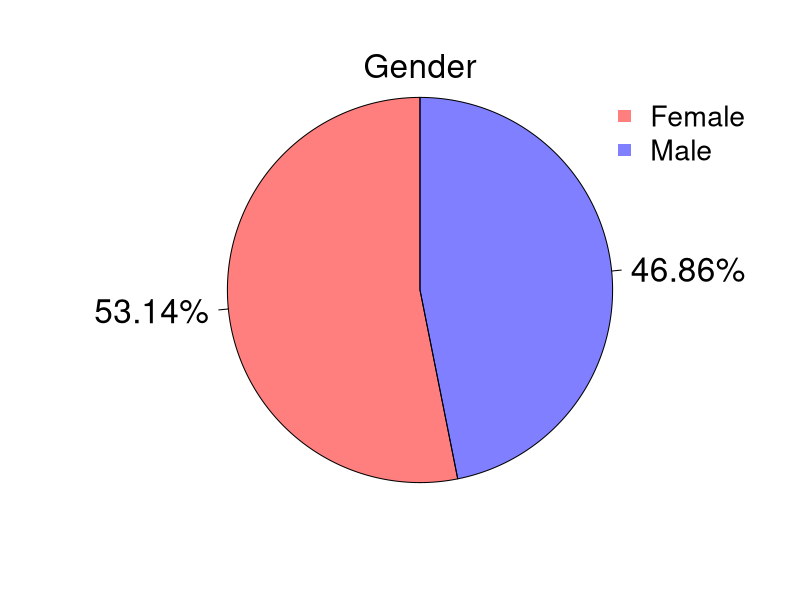
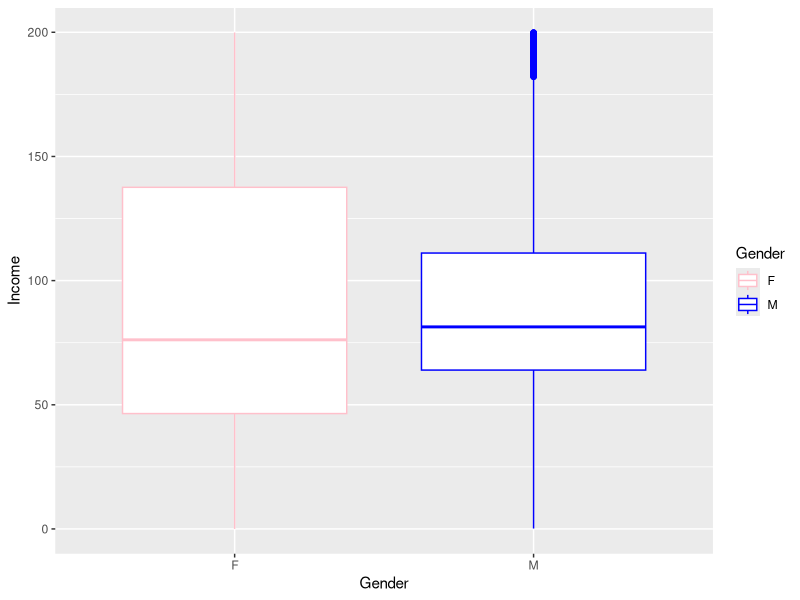
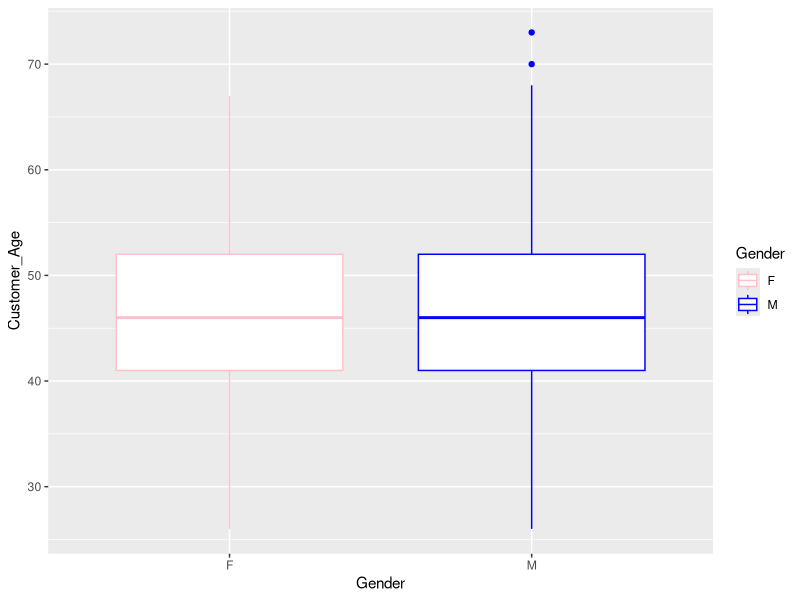
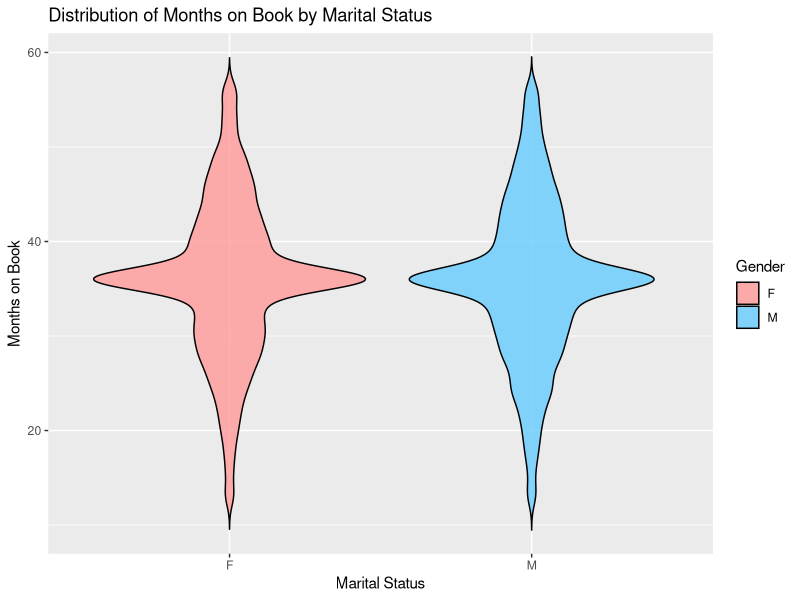
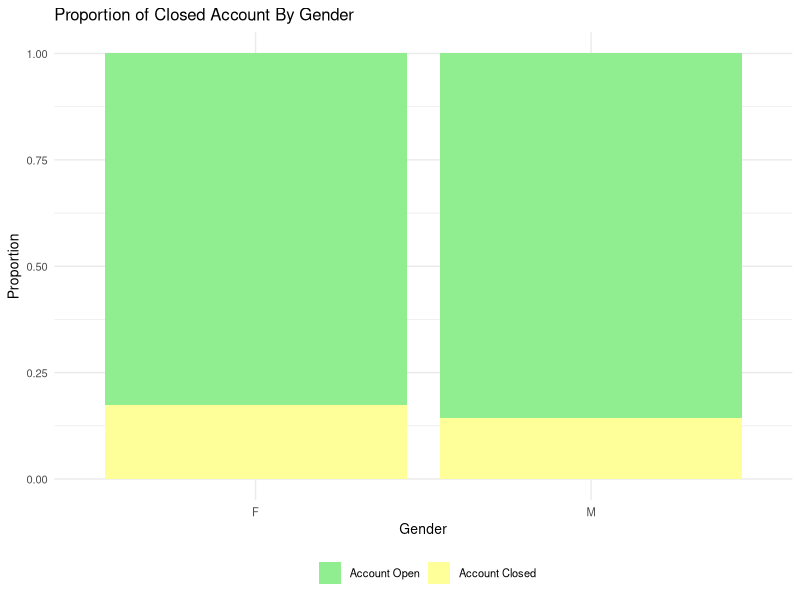
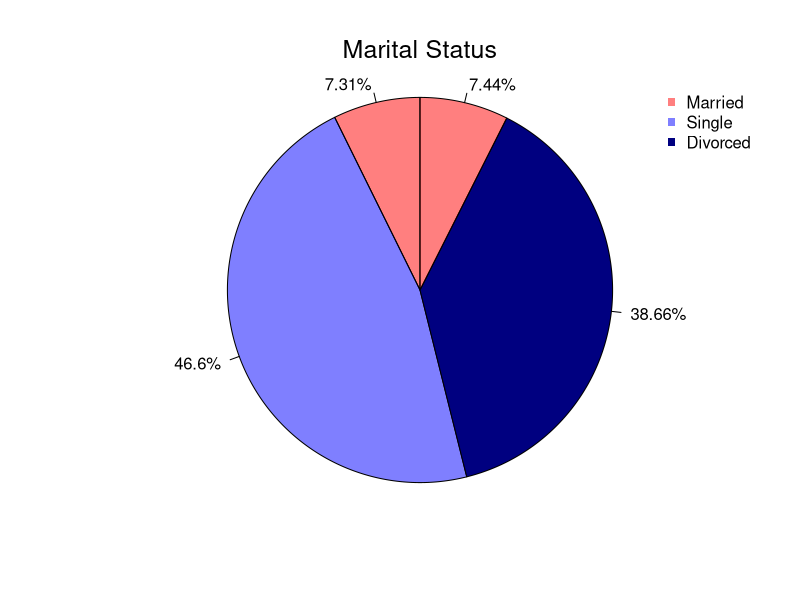
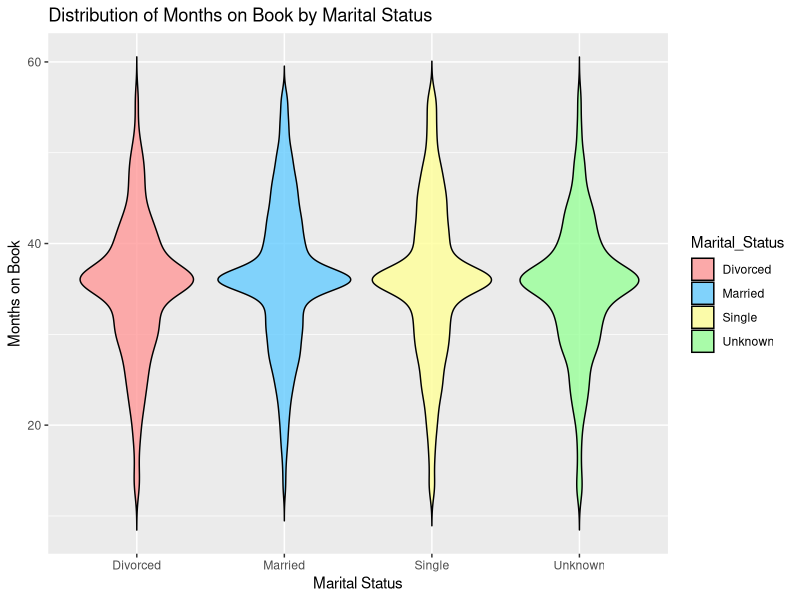
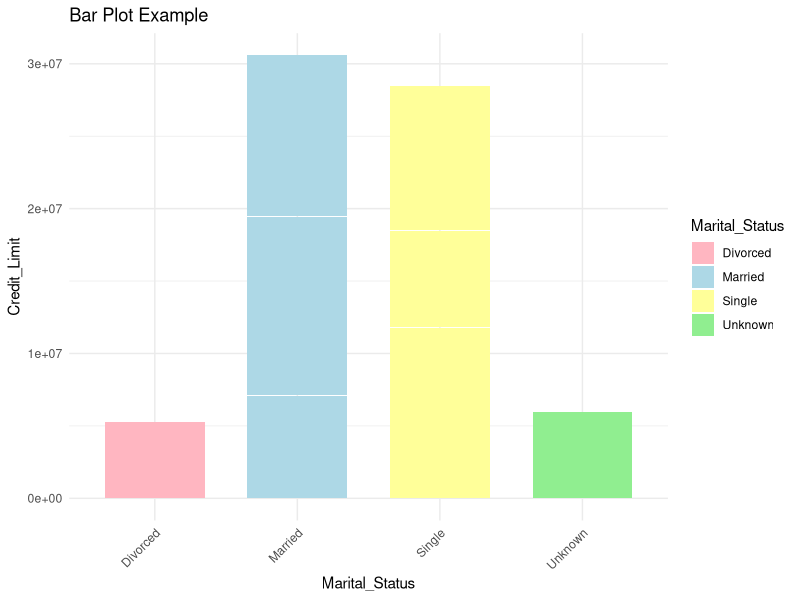

R code for these plots, in order:
## ---- chunk 1
library(ggplot2)
library(corrplot)
library(class)

## ---- chunk 2
Data = read.csv2("./Dataset/bank_accounts_train.csv", 
                 header = T, 
                 sep = ",", 
                 colClasses = "character")

## ---- chunk 3

Data$CLIENTNUM = NULL 
str(Data)

## ---- chunk 4
variables = colnames(Data) # With this line we have a vector of our variables
categorical_variables <- c("Gender", "Education_Level", "Marital_Status", "Card_Category") # We select our categorical variables (only 4 of them)
target_variable = "Closed_Account"
numerical_variables <- setdiff(variables, c(categorical_variables, target_variable)) 
for (var in numerical_variables) {
  Data[[var]] = as.numeric(Data[[var]])
}

for (var in categorical_variables) {
  Data[[var]] = as.factor(Data[[var]])
}

Data$Closed_Account = as.factor(Data$Closed_Account)

str(Data)
Data_n = Data[numerical_variables]
## ---- chunk 5
x = table(Data$Gender)
r = round(x/nrow(Data)*100, 2)
s = paste( r, "%", sep = "")
{pie(x = table(Data$Gender), 
     labels = s,
     edges = 10000, 
     radius = 1,
     init.angle = 90, 
     col = c(rgb(1,0,0, .5),
             rgb(0,0,1,0.5)),
     cex = 2)
  mtext("Gender", side = 3, cex = 2)
  legend("topright", 
         pch = 15, 
         col = c(rgb(1,0,0, .5),
                 rgb(0,0,1,0.5)),
         c("Female", "Male"), cex = 1.7,
         bty = "n")}

#For Gender we analyze some relations 

##Gender-Income
ggplot(Data, aes(x = Gender, y = Income, color = Gender)) +
  geom_boxplot() +
  xlab("Gender") +
  ylab("Income") +
  scale_color_manual(values = c("F" = "pink", "M" = "blue"))

##Gender-Customer_Age
ggplot(Data, aes(x = Gender, y = Customer_Age, color = Gender)) +
  geom_boxplot() +
  xlab("Gender") +
  ylab("Customer_Age") +
  scale_color_manual(values = c("F" = "pink", "M" = "blue"))

##Gender-Months_On_Book
ggplot(Data, aes(x = Gender, y = Months_on_book, fill = Gender)) +
  geom_violin(trim = FALSE, color = "black", alpha = 0.8) +  # Add black outline and reduce transparency
  scale_fill_manual(values = c("#FF9999", "#66CCFF", "#FFFF99", "#99FF99")) +  # Custom fill colors
  labs(
    title = "Distribution of Months on Book by Marital Status",
    x = "Marital Status",
    y = "Months on Book"
  )

##Gender-Closed_Account
#Let's adjust the dimensions of the legend
smaller_text_theme <- theme_minimal() +
  theme(legend.position = "bottom",
        legend.text = element_text(size = 8),
        axis.text = element_text(size = 8),
        axis.title = element_text(size = 10),
        plot.title = element_text(size = 12),
        strip.text.x = element_text(size = 10))

ggplot(Data, aes(x = Gender, fill = as.factor(Closed_Account))) +
  geom_bar(position = "fill") +
  scale_fill_manual(values = c("0" = "lightgreen", "1" = "#FFFF99"), labels = c("Account Open", "Account Closed"), name = "") +
  labs(title = "Proportion of Closed Account By Gender", x = "Gender", y = "Proportion") +
  smaller_text_theme
## ---- chunk 6
#MARITAL STATUS
x <- table(addNA(Data$Marital_Status))
r = round(x/nrow(Data)*100, 2)
s = paste( r, "%", sep = "")
{pie(x = table(Data$Marital_Status), 
     labels = s,
     edges = 10000, 
     radius = 1,
     init.angle = 90, 
     col = c(rgb(1,0,0,0.5),
             rgb(0,0,1,0.5),
             rgb(0,0,0.5,1)
     ),
     cex = 1)
  mtext("Marital Status", side = 3, cex = 1.5, line = 1)
  legend("topright", 
         pch = 15, 
         col = c(rgb(1,0,0, .5),
                 rgb(0,0,1,0.5),
                 rgb(0,0, .5,1)
         ),
         c("Married", "Single", "Divorced"), cex = 1,
         bty = "n")}

#For Marital_Status we analyze some relations with numerical variables

##Marital_Status-Months_On_Book
ggplot(Data, aes(x = Marital_Status, y = Months_on_book, fill = Marital_Status)) +
  geom_violin(trim = FALSE, color = "black", alpha = 0.8) +  # Add black outline and reduce transparency
  scale_fill_manual(values = c("#FF9999", "#66CCFF", "#FFFF99", "#99FF99")) +  # Custom fill colors
  labs(
    title = "Distribution of Months on Book by Marital Status",
    x = "Marital Status",
    y = "Months on Book"
  )

##Marital_Status-Credit_Limit
ggplot(Data, aes(x = Marital_Status, y = Credit_Limit, fill = Marital_Status)) +
  geom_bar(stat = "identity", width = 0.7) +  # Set width of the bars
  labs(
    title = "Bar Plot Example",  # Title of the plot
    x = "Marital_Status",  # Label for the x-axis
    y = "Credit_Limit"  # Label for the y-axis
  ) +
  theme_minimal() +  # Use minimal theme
  theme(
    axis.text.x = element_text(angle = 45, hjust = 1)  # Rotate x-axis labels for better readability
  ) +
  scale_fill_manual(values = c("lightpink", "lightblue", "#FFFF99", "lightgreen"))  # Custom fill colors

##Marital_Status-Closed_Account

ggplot(Data, aes(x = Marital_Status, fill = as.factor(Closed_Account))) +
  geom_bar(position = "fill") +
  scale_fill_manual(values = c("0" = "lightgreen", "1" = "#FFFF99"), labels = c("Account Open", "Account Closed"), name = "") +
  labs(title = "Proportion of Closed Accounts by Marital_Status", x = "Income Bin", y = "Proportion") +
  smaller_text_theme
## ---- chunk 7
#EDUCATION LEVEL
education_table <- table(Data$Education_Level)
r <- round(education_table / nrow(Data) * 100, 2)
s <- paste(r, "%", sep = "")

pie(x = education_table, 
    labels = s,
    edges = 10000, 
    radius = 1,
    init.angle = 90, 
    col = c(rgb(1,0,0,0.5),
            rgb(0,0,1,0.5),
            rgb(0,0,0.5,1),
            rgb(0.5,0.5,0,1),
            rgb(0.3,0,0.5,0.8),
            rgb(1,0.8,0,0.5)),
    cex = 1)
mtext("Education Level", side = 3, cex = 1.5, line = 1) # side=3 is the top
legend("topleft", 
       pch = 15, 
       col = c(rgb(1,0,0,0.5),
               rgb(0,0,1,0.5),
               rgb(0,0,0.5,1),
               rgb(0.5,0.5,0,1),
               rgb(0.3,0,0.5,0.8),
               rgb(1,0.8,0,0.5)),
       legend = levels(Data$Education_Level), cex = 1,
       bty = "n")

#For Education_Level we analyze some relations with numerical variables

##Education_Level-Credit_Limit
ggplot(Data, aes(x = Education_Level, y = Credit_Limit, fill = Education_Level)) +
  geom_bar(stat = "identity", width = 0.7) +  # Set width of the bars
  labs(
    title = "Credit Limit for each Educational Level",  # Title of the plot
    x = "Education_Level",  # Label for the x-axis
    y = "Credit_Limit"  # Label for the y-axis
  ) +
  theme_minimal() +  # Use minimal theme
  theme(
    axis.text.x = element_text(angle = 45, hjust = 1)  # Rotate x-axis labels for better readability
  ) +
  scale_fill_manual(values = c("lightpink", "lightblue", "#FFFF99", "lightgreen", "brown", "violet", "blue"))

##Education_Level-Closed_Account

ggplot(Data, aes(x = Education_Level, fill = as.factor(Closed_Account))) +
  geom_bar(position = "fill") +
  scale_fill_manual(values = c("0" = "lightgreen", "1" = "#FFFF99"), labels = c("Account Open", "Account Closed"), name = "") +
  labs(title = "Proportion of Closed Accounts by Education_Level", x = "Education_Level", y = "Proportion") +
  smaller_text_theme
## ---- chunk 8

# Card Category
card_table <- table(Data$Card_Category)
r <- round(card_table / nrow(Data) * 100, 2)
s <- paste(r, "%", sep = "")
s2 <- paste(levels(Data$Card_Category), s)

pie(x = card_table, 
    edges = 10000, 
    radius = 1,
    init.angle = 90, 
    col = c(rgb(1,0,0,0.5),
            rgb(0,0,1,0.5),
            rgb(0,0,0.5,1),
            rgb(0.5,0.5,0,1)
    ),
    cex = 1)
mtext("Card Category", side = 3, cex = 1.5, line = 1) # side=3 is the top
legend( x= -2.4, y = 1,
        pch = 15, 
        col = c(rgb(1,0,0,0.5),
                rgb(0,0,1,0.5),
                rgb(0,0,0.5,1),
                rgb(0.5,0.5,0,1)
        ),
        legend = s2, cex = 1,
        bty = "n")

#For Card_Category we analyze some relations with numerical variables

##Card_Category-Customer_Age
ggplot(Data, aes(x = Card_Category, fill = as.factor(Closed_Account))) +
  geom_bar(position = "fill") +
  scale_fill_manual(values = c("0" = "lightgreen", "1" = "#FFFF99"), labels = c("Account Open", "Account Closed"), name = "") +
  labs(title = "Proportion of Closed Accounts by Card_Category", x = "Card_Category", y = "Proportion") +
  smaller_text_theme

## ---- chunk 9

Numerical_Data = Data[numerical_variables]
means_vec = apply(X = Numerical_Data, MARGIN = 2, FUN = mean)
median_vec = apply(X = Numerical_Data, MARGIN = 2, FUN = median)
sd_vec = apply(X = Numerical_Data, MARGIN = 2, FUN = sd)

par(mfrow = c(3,3), mar = c(2,4,4,1))

for(i in 1:length(numerical_variables)){
  hist(Numerical_Data[,i], freq = F, main = names(Numerical_Data)[i],
       col = rgb(.7,.7,.7), border = "white", xlab = "")
  abline(v = means_vec[i], lwd = 2)
  abline(v = median_vec[i], lwd = 2, col = rgb(.7,0,0))
  legend("top", c("Mean", "Median"), lwd = 2, col = c(1, rgb(.7,0,0)),cex = .8, bty = "n")
}

## ---- chunk 10


cor_matrix <- cor(Data[numerical_variables], use="complete.obs")
corrplot(cor_matrix, method = "color", tl.srt = 45, tl.col = "black") 



## ---- chunk 11

#Rename missing values with NA notation
Data[Data == 'Unknown'] <- NA

# Now we try to understand where the missing values are

# Sum the TRUE values by row to see how many NAs each row contains
na_counts_per_row <- rowSums(is.na(Data))

# Count how many rows have at least one NA
rows_with_na <- sum(na_counts_per_row > 0)

# Print the result
print(rows_with_na)

# Since there is a significant number of rows with missing values, dropping them is not an
# optimal solution

# Count NAs in each column
na_counts_per_column <- colSums(is.na(Data))

# Print the result
print(na_counts_per_column)

# Missing values are only present in "Marital Status" and "Educational Level". 


#We decided to impute missing values with the mode of the other instances
#in the same column

getSimpleMode <- function(x) {
  # Use table() to count occurrences of each value, sort in decreasing order, and return the name of the first element
  tbl <- table(x)
  mode_value <- names(tbl[tbl == max(tbl)])[1]
  return(mode_value)
}


for (var in categorical_variables) {
  if (any(is.na(Data[[var]]))) {
    Data[[var]][is.na(Data[[var]])] <- getSimpleMode(Data[[var]])
  }
}

# Sum the TRUE values by row to see how many NAs each row contains
na_counts_per_row <- rowSums(is.na(Data))

# Count how many rows have at least one NA
rows_with_na <- sum(na_counts_per_row > 0)

# Print the result
print(rows_with_na)

str(Data)

## ---- chunk 12

# Fit logistic regression model
set.seed(1)
gender_income_model <- glm(Closed_Account ~ Income * Gender, family = binomial(link = "logit"), data = Data)

# View model summary
summary(gender_income_model)

## ---- chunk 13

predicted_probabilities_logistic <- predict(gender_income_model, newdata = Data, type="response")

Data$predicted_probabilities <- predict(gender_income_model, newdata = Data, type="response")
## ---- chunk 14
#Plotting computed probabilities
ggplot(Data, aes(x = Income, y = predicted_probabilities, color = Gender)) + 
  geom_line() + 
  labs(title = "Probability of Account Closure by Income and Gender", y = "Probability of Closure", x = "Income") +
  scale_color_manual(values = c("red", "blue"))

Data$predicted_probabilities = NULL # We drop the column of predicted probabilities since it is now useless


## ---- chunk 15
set.seed(123)
id_train <- sample(1:nrow(Data), size = 0.75*nrow(Data), replace = F)
train_data <- Data[id_train,]
val_data <- Data[-id_train,]

# Response variable distribution in the original data
print("Distribution of the target variable in the original set")
table(Data$Closed_Account)
prop.table(table(Data$Closed_Account))

# Response variable distribution in the train test
print("Distribution of the target variable in the train set")
table(train_data$Closed_Account)
prop.table(table(train_data$Closed_Account))



# Response variable distribution in the validation set
print("Distribution of the target variable in the validation set")
table(val_data$Closed_Account)
prop.table(table(val_data$Closed_Account))
## ---- chunk 16
# Set a range for k
k_values <- 1:25
accuracy_scores <- numeric(length(k_values))

# Loop over k values
for (k in k_values) {
  set.seed(123) # for reproducibility
  knn_pred <- knn(train = train_data[, c("Total_Trans_Amt", "Total_Trans_Ct")],
                  test = val_data[, c("Total_Trans_Amt", "Total_Trans_Ct")],
                  cl = train_data$Closed_Account,
                  k = k)
  
  # Calculate accuracy
  accuracy_scores[k] <- sum(val_data$Closed_Account == knn_pred) / length(knn_pred)
}

# Now, plot the accuracy scores as a function of k
plot(k_values, accuracy_scores, type = "b", 
     xlab = "Number of Neighbors (k)", ylab = "Accuracy",
     main = "k-NN Model Accuracy by Number of Neighbors")
## ---- chunk 17

set.seed(10)
id_train <- sample(1:nrow(Data), size = 0.75*nrow(Data), replace = F)
train_data <- Data[id_train,]
val_data <- Data[-id_train,]



## ---- chunk 18
logit_fit_baseline <- glm(Closed_Account ~ .,
                  family = "binomial",
                  data = train_data)
summary(logit_fit_baseline)

## ---- chunk 19
logit_fit_0 <- glm(Closed_Account ~ 1,
                  family = "binomial",
                  data = train_data)
summary(logit_fit_0)

## ---- chunk 20
logit_fit0 <- glm(Closed_Account ~ 1,
                  family = "binomial",
                  data = train_data)
anova(logit_fit_0, logit_fit_baseline, test = "Chisq") 

## ---- chunk 21
# Forward
logit_fit_aic1 <- step(glm(Closed_Account ~ 1,
                           family = "binomial",
                           data = train_data),
                       scope = formula(logit_fit_baseline),
                       direction = "forward")
## ---- chunk 22
# Backward
logit_fit_aic2 <- step(logit_fit_baseline,
                       direction = "backward") 

## ---- chunk 23
# Both directions
logit_fit_aic3 <- step(logit_fit_baseline,
                       direction = "both")
## ---- chunk 24

print(length(coefficients(logit_fit_aic1)))
print(length(coefficients(logit_fit_aic2)))
print(length(coefficients(logit_fit_aic3)))

## ---- chunk 25

# Forward
logit_fit_bic1 <- step(glm(Closed_Account ~ 1,
                           family = "binomial",
                           data = train_data),
                       scope = formula(logit_fit_baseline),
                       direction = "forward",
                       k = log(nrow(train_data)))
## ---- chunk 26
# Backward
logit_fit_bic2 <- step(logit_fit_baseline,
                       direction = "backward",
                       k = log(nrow(train_data)))  

## ---- chunk 27
# Both directions
logit_fit_bic3 <- step(logit_fit_baseline,
                       direction = "both",
                       k = log(nrow(train_data)))
## ---- chunk 28

print(length(coefficients(logit_fit_bic1)))
print(length(coefficients(logit_fit_bic2)))
print(length(coefficients(logit_fit_bic3)))

## ---- chunk 29

train_data_Numerical = train_data[numerical_variables]

cov(train_data_Numerical)

train_data_Numerical_Scaled= scale(train_data_Numerical)

cov(train_data_Numerical_Scaled)

## ---- chunk 30

pca <- princomp(train_data_Numerical_Scaled, cor = T, scale = F) #already scaled

pca$loadings

# Calculating the variance (in percentage) explained by each PCA component
pca_var <- pca$sdev^2
pca_var_percent <- pca_var / sum(pca_var)

## ---- chunk 31
library(RColorBrewer)

bar.comp = barplot(pca_var_percent,
                   las = 2,
                   col = rev(brewer.pal(9, "Blues")), 
                   border = F,
                   ylim = c(0, max(pca_var_percent)*1.5),
                   ylab = "Explained variance")

# choose components according to "elbow rule"

lines(x = bar.comp, pca_var_percent, type = "b", pch = 16, cex = 1.5, lwd = 2, col = 2)
grid()

## ---- chunk 32

# Calculating the cumulative variance explained
cum_pca_var_percent <- cumsum(pca_var_percent)*100

# Plotting the cumulative distribution

bar.comp = barplot(cum_pca_var_percent,
                   las = 2,
                   col = rev(brewer.pal(9, "Blues")), 
                   border = F,
                   ylim = c(0, 105),
                   ylab = "Explained variance")

lines(bar.comp, cum_pca_var_percent, type = "b", pch = 16, cex = 1.5, lwd = 2, col = 2)
grid()

## ---- chunk 33

val_data_Numerical = val_data[numerical_variables] # Validation data is scaled as the train data
val_data_Numerical_Scaled= scale(val_data_Numerical)

# Predicting scores for the validation set using the PCA model
pca_data <- predict(pca, train_data_Numerical_Scaled)

# Selecting the first 11 principal components
pca_data <- pca_data[, 1:11]


logit_pca = glm(Closed_Account ~ ., data = data.frame(pca_data, Closed_Account = train_data$Closed_Account), 
                family = "binomial")
summary(logit_pca)

## ---- chunk 34

